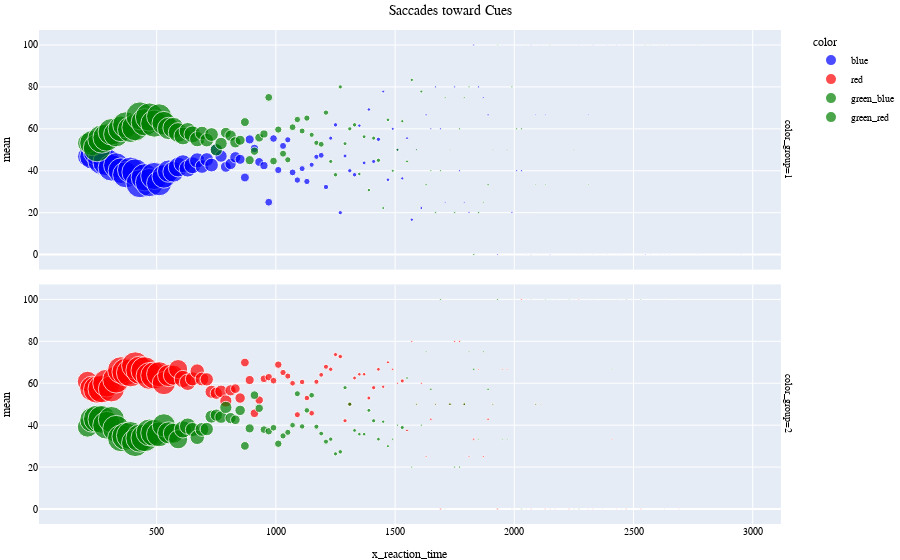

Here is the notebook cell this chart was saved with:
### Markdown cell above
## saccade toward distractor

### Code cell
saccad_df = events_df[events_df["color"] != "green"]
temp_df = saccad_df.groupby(["x_reaction_time", "color"])["saccad_toward_distractor"].agg(["count", "mean"]).reset_index()
temp_df["color_group"] = temp_df["color"].apply(lambda x: 1 if x=="blue" else 2)
rev_temp_df = temp_df.copy()
rev_temp_df["color"] = rev_temp_df["color"].apply(lambda x: "green_blue" if x=="blue" else "green_red" if x=="red" else x)
rev_temp_df["mean"] = rev_temp_df["mean"].apply(lambda x: 100 - x)
merged_df = pd.concat([temp_df, rev_temp_df])

fig = px.scatter(merged_df, title= "Saccades toward Cues", 
     x="x_reaction_time", y="mean", 
     color="color", size = "count", 
     facet_row="color_group",
     # marginal_x="histogram",
     # animation_frame="color_group",
     color_discrete_map={
        "red": "red",
        "green_red": "green",
        "blue": "blue",
        "green_blue": "green"})
fig.update_layout(
    title_x=0.5,
    font= my_font,
    margin=dict(l=30, r=0, t=30, b=30)
                )
fig.show()
Saccades_toward_cues_bytes = fig.to_image(format="png", width=1900, height=352)

# pio.write_image(fig, 'sacc.png', width=1600, height=700)

# frames = []
# for s, fr in enumerate(fig.frames):
#     fig.update(data=fr.data)
#     fig.layout.sliders[0].update(active=s)
#     frames.append(PIL.Image.open(io.BytesIO(fig.to_image(scale=2, format="png"))))
    
# # create animated GIF
# frames[0].save(
#         "test.gif",
#         save_all=True,
#         append_images=frames[1:],
#         optimize=True,
#         duration=500,
#         loop=0,
#     )

### Figure 1 — Plotly figure (JSON) as saved in the notebook; plotly's stock layout.template omitted (floating-point values rounded to 4 significant figures)
{"data": [{"hovertemplate": "color=blue<br>color_group=1<br>x_reaction_time=%{x}<br>mean=%{y}<br>count=%{marker.size}<extra></extra>", "legendgroup": "blue", "marker": {"color": "blue", "size": [438, 693, 830, 871, 818, 768, 688, 717, 743, 731, 778, 855, 811, 870, 805, 682, 611, 545, 483, 424, 348, 319, 312, 256, 207, 205, 206, 166, 166, 129, 141, 140, 110, 87, 91, 75, 86, 73, 68, 65, 57, 54, 42, 51, 45, 39, 43, 28, 30, 38, 31, 18, 21, 20, 17, 20, 21, 13, 16, 13, 18, 20, 9, 14, 10, 10, 11, 9, 12, 4, 9, 6, 5, 5, 5, 4, 2, 5, 5, 4, 5, 5, 5, 4, 6, 2, 3, 1, 2, 5, 5, 5, 1, 2, 3, 1, 3, 2, 2, 1, 3, 1, 1, 1, 1, 2, 1, 1, 1, 1, 1, 1], "sizemode": "area", "sizeref": 2.178, "symbol": "circle"}, "mode": "markers", "name": "blue", "orientation": "v", "showlegend": true, "type": "scatter", "x": [210, 230, 250, 270, 290, 310, 330, 350, 370, 390, 410, 430, 450, 470, 490, 510, 530, 550, 570, 590, 610, 630, 650, 670, 690, 710, 730, 750, 770, 790, 810, 830, 850, 870, 890, 910, 930, 950, 970, 990, 1010, 1030, 1050, 1070, 1090, 1110, 1130, 1150, 1170, 1190, 1210, 1230, 1250, 1270, 1290, 1310, 1330, 1350, 1370, 1390, 1410, 1430, 1450, 1470, 1490, 1510, 1530, 1550, 1570, 1590, 1610, 1630, 1650, 1670, 1690, 1710, 1730, 1750, 1770, 1790, 1810, 1830, 1850, 1870, 1890, 1910, 1930, 1950, 1970, 1990, 2010, 2030, 2050, 2070, 2090, 2110, 2130, 2150, 2250, 2270, 2310, 2330, 2390, 2430, 2450, 2550, 2570, 2610, 2630, 2650, 2770, 2950], "xaxis": "x2", "y": [46.8, 46.75, 49.16, 44.89, 44.13, 41.41, 42.59, 40.03, 38.09, 40.36, 39.33, 33.8, 36.87, 34.37, 37.52, 34.02, 37.32, 39.82, 39.54, 41.75, 43.39, 41.07, 42.63, 44.92, 42.03, 45.37, 42.72, 50, 46.99, 41.86, 43.26, 46.43, 45.45, 36.78, 54.95, 50.67, 44.19, 42.47, 25, 55.38, 40.35, 51.85, 54.76, 39.22, 35.56, 41.03, 34.88, 42.86, 46.67, 47.37, 32.26, 55.56, 61.9, 20, 47.06, 40, 38.1, 61.54, 43.75, 69.23, 44.44, 55, 77.78, 35.71, 60, 50, 36.36, 55.56, 16.67, 50, 22.22, 66.67, 60, 80, 60, 25, 50, 80, 40, 25, 20, 100, 80, 75, 66.67, 50, 0, 100, 50, 20, 40, 40, 0, 100, 66.67, 100, 66.67, 0, 50, 100, 66.67, 100, 100, 100, 100, 0, 0, 0, 0, 100, 0, 0], "yaxis": "y2"}, {"hovertemplate": "color=red<br>color_group=2<br>x_reaction_time=%{x}<br>mean=%{y}<br>count=%{marker.size}<extra></extra>", "legendgroup": "red", "marker": {"color": "red", "size": [457, 686, 806, 840, 841, 745, 792, 780, 826, 859, 815, 870, 828, 791, 802, 684, 586, 531, 440, 397, 329, 296, 219, 228, 208, 194, 186, 163, 171, 163, 136, 101, 119, 83, 91, 81, 77, 66, 62, 49, 61, 43, 41, 35, 40, 33, 34, 35, 28, 25, 28, 21, 19, 22, 19, 20, 16, 14, 14, 17, 19, 15, 12, 10, 6, 5, 18, 8, 5, 4, 5, 4, 7, 4, 4, 1, 8, 5, 5, 8, 4, 6, 3, 4, 7, 4, 4, 3, 3, 1, 3, 1, 2, 4, 2, 2, 1, 1, 2, 1, 2, 1, 1, 1, 3, 1, 1, 2, 2, 1, 1], "sizemode": "area", "sizeref": 2.178, "symbol": "circle"}, "mode": "markers", "name": "red", "orientation": "v", "showlegend": true, "type": "scatter", "x": [210, 230, 250, 270, 290, 310, 330, 350, 370, 390, 410, 430, 450, 470, 490, 510, 530, 550, 570, 590, 610, 630, 650, 670, 690, 710, 730, 750, 770, 790, 810, 830, 850, 870, 890, 910, 930, 950, 970, 990, 1010, 1030, 1050, 1070, 1090, 1110, 1130, 1150, 1170, 1190, 1210, 1230, 1250, 1270, 1290, 1310, 1330, 1350, 1370, 1390, 1410, 1430, 1450, 1470, 1490, 1510, 1530, 1550, 1570, 1590, 1610, 1630, 1650, 1670, 1690, 1710, 1730, 1750, 1770, 1790, 1810, 1830, 1850, 1870, 1890, 1910, 1930, 1950, 1970, 1990, 2030, 2050, 2070, 2090, 2110, 2130, 2150, 2170, 2230, 2250, 2270, 2310, 2330, 2370, 2410, 2430, 2450, 2470, 2530, 2630, 2690], "xaxis": "x", "y": [60.83, 57.43, 56.95, 57.26, 60.05, 57.32, 61.74, 66.28, 65.38, 64.96, 68.47, 66.21, 66.06, 63.46, 63.72, 64.33, 60.07, 63.65, 63.86, 66.75, 62.01, 60.47, 62.1, 65.79, 62.02, 61.86, 55.91, 55.21, 56.14, 51.53, 56.62, 57.43, 52.94, 69.88, 61.54, 45.68, 51.95, 62.12, 62.9, 61.22, 68.85, 65.12, 63.41, 60, 45, 60.61, 52.94, 45.71, 60.71, 64, 67.86, 66.67, 73.68, 72.73, 42.11, 50, 62.5, 64.29, 64.29, 52.94, 57.89, 66.67, 58.33, 70, 66.67, 60, 61.11, 37.5, 80, 50, 60, 25, 42.86, 50, 0, 100, 50, 80, 80, 50, 25, 33.33, 66.67, 25, 42.86, 50, 0, 66.67, 66.67, 100, 100, 100, 0, 50, 50, 0, 0, 0, 0, 100, 100, 0, 0, 0, 33.33, 0, 100, 0, 0, 100, 0], "yaxis": "y"}, {"hovertemplate": "color=green_blue<br>color_group=1<br>x_reaction_time=%{x}<br>mean=%{y}<br>count=%{marker.size}<extra></extra>", "legendgroup": "green_blue", "marker": {"color": "green", "size": [438, 693, 830, 871, 818, 768, 688, 717, 743, 731, 778, 855, 811, 870, 805, 682, 611, 545, 483, 424, 348, 319, 312, 256, 207, 205, 206, 166, 166, 129, 141, 140, 110, 87, 91, 75, 86, 73, 68, 65, 57, 54, 42, 51, 45, 39, 43, 28, 30, 38, 31, 18, 21, 20, 17, 20, 21, 13, 16, 13, 18, 20, 9, 14, 10, 10, 11, 9, 12, 4, 9, 6, 5, 5, 5, 4, 2, 5, 5, 4, 5, 5, 5, 4, 6, 2, 3, 1, 2, 5, 5, 5, 1, 2, 3, 1, 3, 2, 2, 1, 3, 1, 1, 1, 1, 2, 1, 1, 1, 1, 1, 1], "sizemode": "area", "sizeref": 2.178, "symbol": "circle"}, "mode": "markers", "name": "green_blue", "orientation": "v", "showlegend": true, "type": "scatter", "x": [210, 230, 250, 270, 290, 310, 330, 350, 370, 390, 410, 430, 450, 470, 490, 510, 530, 550, 570, 590, 610, 630, 650, 670, 690, 710, 730, 750, 770, 790, 810, 830, 850, 870, 890, 910, 930, 950, 970, 990, 1010, 1030, 1050, 1070, 1090, 1110, 1130, 1150, 1170, 1190, 1210, 1230, 1250, 1270, 1290, 1310, 1330, 1350, 1370, 1390, 1410, 1430, 1450, 1470, 1490, 1510, 1530, 1550, 1570, 1590, 1610, 1630, 1650, 1670, 1690, 1710, 1730, 1750, 1770, 1790, 1810, 1830, 1850, 1870, 1890, 1910, 1930, 1950, 1970, 1990, 2010, 2030, 2050, 2070, 2090, 2110, 2130, 2150, 2250, 2270, 2310, 2330, 2390, 2430, 2450, 2550, 2570, 2610, 2630, 2650, 2770, 2950], "xaxis": "x2", "y": [53.2, 53.25, 50.84, 55.11, 55.87, 58.59, 57.41, 59.97, 61.91, 59.64, 60.67, 66.2, 63.13, 65.63, 62.48, 65.98, 62.68, 60.18, 60.46, 58.25, 56.61, 58.93, 57.37, 55.08, 57.97, 54.63, 57.28, 50, 53.01, 58.14, 56.74, 53.57, 54.55, 63.22, 45.05, 49.33, 55.81, 57.53, 75, 44.62, 59.65, 48.15, 45.24, 60.78, 64.44, 58.97, 65.12, 57.14, 53.33, 52.63, 67.74, 44.44, 38.1, 80, 52.94, 60, 61.9, 38.46, 56.25, 30.77, 55.56, 45, 22.22, 64.29, 40, 50, 63.64, 44.44, 83.33, 50, 77.78, 33.33, 40, 20, 40, 75, 50, 20, 60, 75, 80, 0, 20, 25, 33.33, 50, 100, 0, 50, 80, 60, 60, 100, 0, 33.33, 0, 33.33, 100, 50, 0, 33.33, 0, 0, 0, 0, 100, 100, 100, 100, 0, 100, 100], "yaxis": "y2"}, {"hovertemplate": "color=green_red<br>color_group=2<br>x_reaction_time=%{x}<br>mean=%{y}<br>count=%{marker.size}<extra></extra>", "legendgroup": "green_red", "marker": {"color": "green", "size": [457, 686, 806, 840, 841, 745, 792, 780, 826, 859, 815, 870, 828, 791, 802, 684, 586, 531, 440, 397, 329, 296, 219, 228, 208, 194, 186, 163, 171, 163, 136, 101, 119, 83, 91, 81, 77, 66, 62, 49, 61, 43, 41, 35, 40, 33, 34, 35, 28, 25, 28, 21, 19, 22, 19, 20, 16, 14, 14, 17, 19, 15, 12, 10, 6, 5, 18, 8, 5, 4, 5, 4, 7, 4, 4, 1, 8, 5, 5, 8, 4, 6, 3, 4, 7, 4, 4, 3, 3, 1, 3, 1, 2, 4, 2, 2, 1, 1, 2, 1, 2, 1, 1, 1, 3, 1, 1, 2, 2, 1, 1], "sizemode": "area", "sizeref": 2.178, "symbol": "circle"}, "mode": "markers", "name": "green_red", "orientation": "v", "showlegend": true, "type": "scatter", "x": [210, 230, 250, 270, 290, 310, 330, 350, 370, 390, 410, 430, 450, 470, 490, 510, 530, 550, 570, 590, 610, 630, 650, 670, 690, 710, 730, 750, 770, 790, 810, 830, 850, 870, 890, 910, 930, 950, 970, 990, 1010, 1030, 1050, 1070, 1090, 1110, 1130, 1150, 1170, 1190, 1210, 1230, 1250, 1270, 1290, 1310, 1330, 1350, 1370, 1390, 1410, 1430, 1450, 1470, 1490, 1510, 1530, 1550, 1570, 1590, 1610, 1630, 1650, 1670, 1690, 1710, 1730, 1750, 1770, 1790, 1810, 1830, 1850, 1870, 1890, 1910, 1930, 1950, 1970, 1990, 2030, 2050, 2070, 2090, 2110, 2130, 2150, 2170, 2230, 2250, 2270, 2310, 2330, 2370, 2410, 2430, 2450, 2470, 2530, 2630, 2690], "xaxis": "x", "y": [39.17, 42.57, 43.05, 42.74, 39.95, 42.68, 38.26, 33.72, 34.62, 35.04, 31.53, 33.79, 33.94, 36.54, 36.28, 35.67, 39.93, 36.35, 36.14, 33.25, 37.99, 39.53, 37.9, 34.21, 37.98, 38.14, 44.09, 44.79, 43.86, 48.47, 43.38, 42.57, 47.06, 30.12, 38.46, 54.32, 48.05, 37.88, 37.1, 38.78, 31.15, 34.88, 36.59, 40, 55, 39.39, 47.06, 54.29, 39.29, 36, 32.14, 33.33, 26.32, 27.27, 57.89, 50, 37.5, 35.71, 35.71, 47.06, 42.11, 33.33, 41.67, 30, 33.33, 40, 38.89, 62.5, 20, 50, 40, 75, 57.14, 50, 100, 0, 50, 20, 20, 50, 75, 66.67, 33.33, 75, 57.14, 50, 100, 33.33, 33.33, 0, 0, 0, 100, 50, 50, 100, 100, 100, 100, 0, 0, 100, 100, 100, 66.67, 100, 0, 100, 100, 0, 100], "yaxis": "y"}], "layout": {"annotations": [{"font": {}, "showarrow": false, "text": "color_group=2", "textangle": 90, "x": 0.98, "xanchor": "left", "xref": "paper", "y": 0.2425, "yanchor": "middle", "yref": "paper"}, {"font": {}, "showarrow": false, "text": "color_group=1", "textangle": 90, "x": 0.98, "xanchor": "left", "xref": "paper", "y": 0.7575, "yanchor": "middle", "yref": "paper"}], "autosize": true, "font": {"color": "black", "family": "Vazir", "size": 10}, "legend": {"itemsizing": "constant", "title": {"text": "color"}, "tracegroupgap": 0}, "margin": {"b": 30, "l": 30, "r": 0, "t": 30}, "title": {"text": "Saccades toward Cues", "x": 0.5}, "xaxis": {"anchor": "y", "autorange": true, "domain": [0, 0.98], "range": [22.51, 3113.0], "title": {"text": "x_reaction_time"}, "type": "linear"}, "xaxis2": {"anchor": "y2", "autorange": true, "domain": [0, 0.98], "matches": "x", "range": [22.51, 3113.0], "showticklabels": false, "type": "linear"}, "yaxis": {"anchor": "x", "autorange": true, "domain": [0, 0.485], "range": [-8.32, 108.3], "title": {"text": "mean"}, "type": "linear"}, "yaxis2": {"anchor": "x2", "autorange": true, "domain": [0.515, 1], "matches": "y", "range": [-8.32, 108.3], "title": {"text": "mean"}, "type": "linear"}}}
